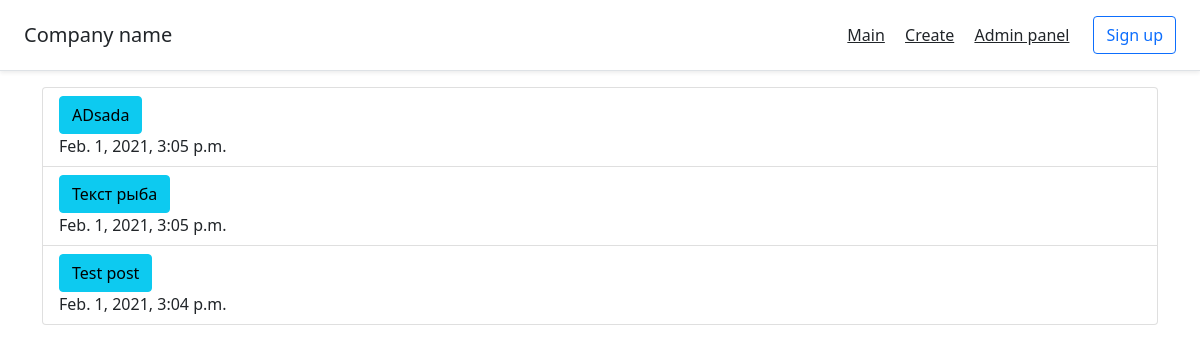
The page / on the database its author committed.
### myfirst/apps/articles/models.py (models this page shows, shortened)
class Article(models.Model):
    article_title = models.CharField('Article title', max_length=255)
    article_text = models.TextField('Article text')
    pub_date = models.DateTimeField('Publication date')
    class Meta:
        verbose_name = 'Статья'
        verbose_name_plural = 'Статьи'

### myfirst/apps/articles/views.py (the view)
# urls.py: path('', views.index, name='index'),
def index(request):
    latest_articles_list = Article.objects.order_by('-pub_date')[:5]
    return render(request, 'articles/list.html', {'latest_articles_list': latest_articles_list})

### myfirst/templates/articles/list.html (shortened to what this page needs)
{% extends 'base.html' %}
{% block content %}
    {% if latest_articles_list %}
<ul class="list-group">
        {% for a in latest_articles_list %}
          <li class="list-group-item"><a href="{% url 'articles:detail' a.id %}" class="btn btn-info">{{a.article_title}}</a>
              <br>{{ a.pub_date }}</li>
        {% endfor %}
    {% else %}
       <li>No articles here</li>
</ul>
    {% endif %}
{% endblock %}

### rows shown on the page
Article: article_title "ADsada", pub_date "Feb. 1, 2021, 3:05 p.m."
Article: article_title "Текст рыба", pub_date "Feb. 1, 2021, 3:05 p.m."
Article: article_title "Test post", pub_date "Feb. 1, 2021, 3:04 p.m."
